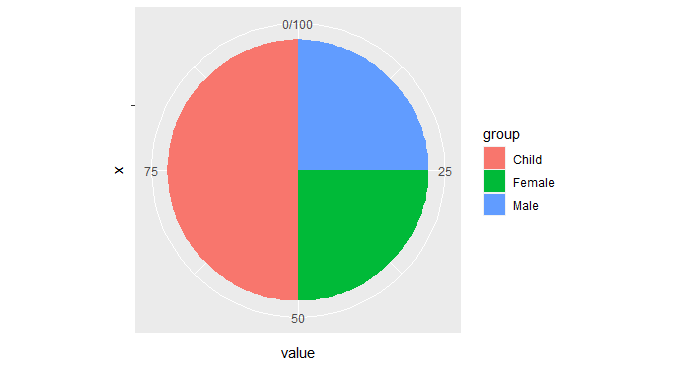

Write the R code that produced this figure.
df <- data.frame(
  group = c("Male", "Female", "Child"),
  value = c(25, 25, 50)
)
head(df)
library(ggplot2)
bp<- ggplot(df, aes(x="", y=value, fill=group))+
  geom_bar(width = 1, stat = "identity")
pie <- bp + coord_polar("y", start=0)
pie
